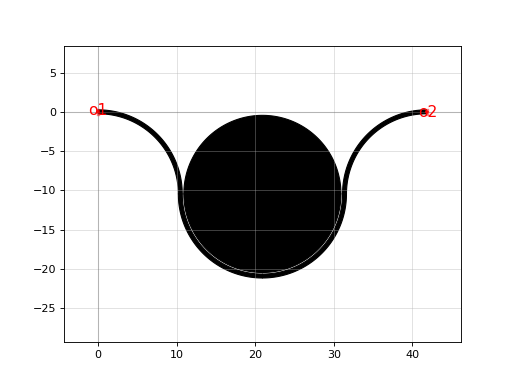

Python code for this plot:
import gdsfactory as gf

c = gf.components.disk(radius=10.0, gap=0.2, wrap_angle_deg=180.0, parity=1, port=[0, 0], direction='EAST')
c.plot()
